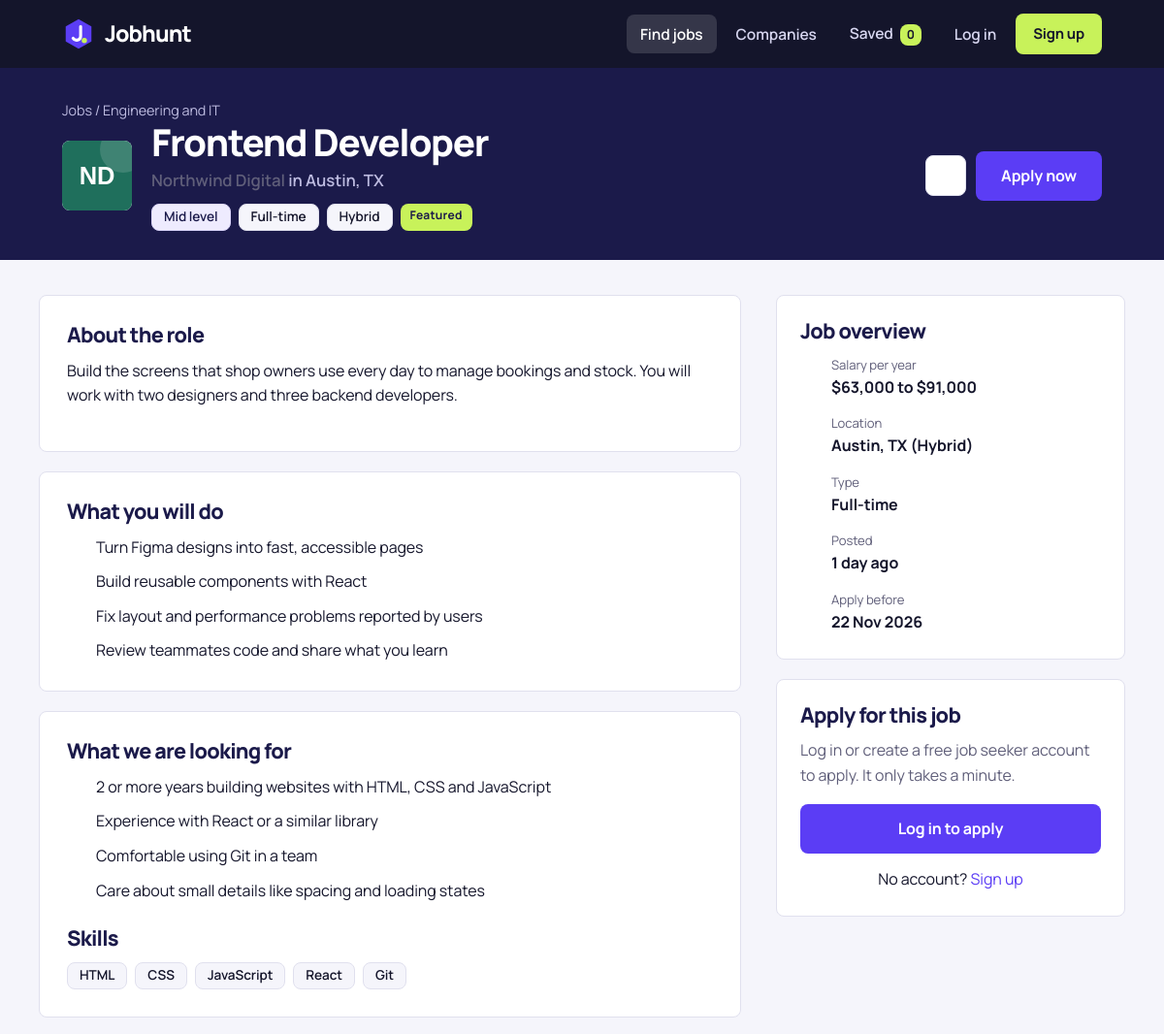
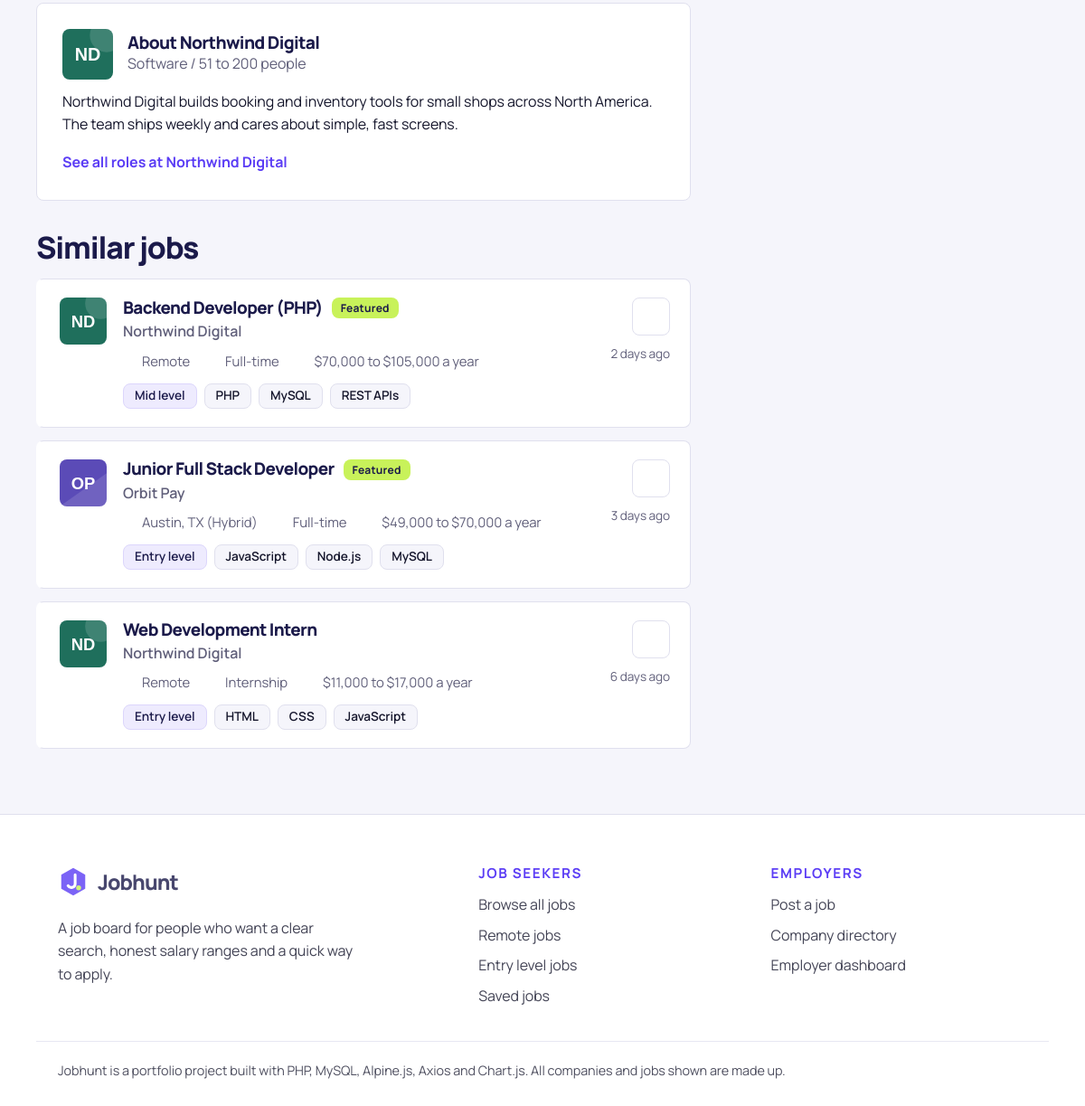
Page /job.php?id=1 on the committed database (2 pictures, top to bottom).
### tables this page shows
CREATE TABLE jobs (
    id INT AUTO_INCREMENT PRIMARY KEY,
    company_id INT NOT NULL,
    category_id INT NOT NULL,
    title VARCHAR(150) NOT NULL,
    location VARCHAR(100) NOT NULL,
    work_mode ENUM('On-site', 'Hybrid', 'Remote') NOT NULL DEFAULT 'On-site',
    job_type ENUM('Full-time', 'Part-time', 'Contract', 'Internship') NOT NULL DEFAULT 'Full-time',
    level ENUM('Entry', 'Mid', 'Senior') NOT NULL DEFAULT 'Entry',
    salary_min INT NOT NULL DEFAULT 0,
    salary_max INT NOT NULL DEFAULT 0,
    summary TEXT NOT NULL,
    responsibilities TEXT NOT NULL,
    requirements TEXT NOT NULL,
    skills VARCHAR(255) NOT NULL DEFAULT '',
    is_featured TINYINT(1) NOT NULL DEFAULT 0,
    deadline DATE,
    posted_at DATETIME DEFAULT CURRENT_TIMESTAMP,
    FOREIGN KEY (company_id) REFERENCES companies(id) ON DELETE CASCADE,
    FOREIGN KEY (category_id) REFERENCES categories(id),
    INDEX idx_posted (posted_at),
    INDEX idx_category (category_id)
);

CREATE TABLE categories (
    id INT AUTO_INCREMENT PRIMARY KEY,
    name VARCHAR(100) NOT NULL,
    slug VARCHAR(60) NOT NULL UNIQUE,
    icon VARCHAR(30) NOT NULL
);

CREATE TABLE companies (
    id INT AUTO_INCREMENT PRIMARY KEY,
    name VARCHAR(150) NOT NULL,
    slug VARCHAR(80) NOT NULL UNIQUE,
    industry VARCHAR(100) NOT NULL,
    location VARCHAR(100) NOT NULL,
    website VARCHAR(200),
    about TEXT,
    size_label VARCHAR(40) NOT NULL DEFAULT '11 to 50 people',
    color VARCHAR(7) NOT NULL DEFAULT '#1F5340',
    shape TINYINT NOT NULL DEFAULT 0
);

### job.php (the view, shortened to what this page needs)
<?php
require __DIR__ . '/config.php';
$id = (int) ($_GET['id'] ?? 0);
$stmt = $pdo->prepare(JOB_SELECT . ' WHERE j.id = ?');
$stmt->execute([$id]);
$job = $stmt->fetch();
$co = $pdo->prepare('SELECT * FROM companies WHERE id = ?');
$co->execute([$job['company_id']]);
$company = $co->fetch();
$similarStmt = $pdo->prepare(JOB_SELECT . ' WHERE j.category_id = ? AND j.id <> ? ORDER BY j.posted_at DESC LIMIT 3');
$similarStmt->execute([$job['category_id'], $job['id']]);
$similar = $similarStmt->fetchAll();
$flash = $_SESSION['apply_flash'] ?? null;
$jobSaved = is_saved((int) $job['id']);
require __DIR__ . '/includes/header.php';
?>
<section class="job-hero page-head">
    <div class="wrap">
        <p class="breadcrumb"><a href="jobs.php">Jobs</a> / <a href="jobs.php?category=<?= e($job['category_slug']) ?>"><?= e($job['category_name']) ?></a></p>
        <div class="job-hero-grid">
            <div class="job-hero-main">
                <?= logo_html($job['company_name'], $job['company_slug'], $job['company_color'], (int) $job['company_shape'], 72) ?>
                <div>
                    <h1><?= e($job['title']) ?></h1>
                    <p class="job-company"><a href="company.php?slug=<?= e($job['company_slug']) ?>"><?= e($job['company_name']) ?></a> in <?= e($job['location']) ?></p>
                    <div class="tag-row">
                        <span class="tag tag-level"><?= e($job['level']) ?> level</span>
                        <span class="tag"><?= e($job['job_type']) ?></span>
                        <span class="tag"><?= e($job['work_mode']) ?></span>
                        <?php if ($job['is_featured']): ?><span class="badge badge-featured">Featured</span><?php endif; ?>
                    </div>
                </div>
            </div>
            <div class="job-hero-actions">
                <button type="button" class="save-btn <?= $jobSaved ? 'is-saved' : '' ?>" data-save="<?= (int) $job['id'] ?>"
                        aria-pressed="<?= $jobSaved ? 'true' : 'false' ?>" aria-label="<?= $jobSaved ? 'Remove from saved jobs' : 'Save this job' ?>">
                    <?= icon('bookmark', 22) ?>
                </button>
                <a href="#apply" class="btn btn-primary">Apply now</a>
            </div>
        </div>
    </div>
</section>
<div class="wrap detail-layout">
    <div>
        <div class="panel">
            <h2>About the role</h2>
            <p><?= nl2br(e($job['summary'])) ?></p>
        </div>
        <div class="panel">
            <h2>What you will do</h2>
            <ul class="check-list">
                <?php foreach (text_lines($job['responsibilities']) as $line): ?>
                    <li><?= icon('check', 18) ?><span><?= e($line) ?></span></li>
                <?php endforeach; ?>
            </ul>
        </div>
        <div class="panel">
            <h2>What we are looking for</h2>
            <ul class="check-list">
                <?php foreach (text_lines($job['requirements']) as $line): ?>
                    <li><?= icon('check', 18) ?><span><?= e($line) ?></span></li>
                <?php endforeach; ?>
            </ul>
            <?php $skills = skill_list($job['skills']); if ($skills): ?>
                <h2 style="margin-top:24px">Skills</h2>
                <div class="tag-row">
                    <?php foreach ($skills as $s): ?><span class="tag"><?= e($s) ?></span><?php endforeach; ?>
                </div>
            <?php endif; ?>
        </div>
        <div class="panel">
            <div class="company-box">
                <?= logo_html($company['name'], $company['slug'], $company['color'], (int) $company['shape'], 56) ?>
                <div>
                    <h3>About <?= e($company['name']) ?></h3>
                    <span class="muted"><?= e($company['industry']) ?> / <?= e($company['size_label']) ?></span>
                </div>
            </div>
            <p><?= e($company['about']) ?></p>
            <a class="link-arrow" href="company.php?slug=<?= e($company['slug']) ?>">See all roles at <?= e($company['name']) ?> <?= icon('arrow', 18) ?></a>
        </div>
        <?php if ($similar): ?>
            <h2 style="margin:32px 0 16px">Similar jobs</h2>
            <div class="job-list">
                <?php foreach ($similar as $job2): $jobBackup = $job; $job = $job2; require __DIR__ . '/includes/job_card.php'; $job = $jobBackup; endforeach; ?>
            </div>
        <?php endif; ?>
    </div>
    <aside class="sidebar">
        <div class="panel">
            <h2>Job overview</h2>
            <ul class="overview">
                <li><?= icon('coins', 20) ?><div><small>Salary per year</small><strong><?= e(salary_text($job['salary_min'], $job['salary_max'])) ?></strong></div></li>
                <li><?= icon('pin', 20) ?><div><small>Location</small><strong><?= e($job['location']) ?><?= $job['location'] === $job['work_mode'] ? '' : ' (' . e($job['work_mode']) . ')' ?></strong></div></li>
                <li><?= icon('briefcase', 20) ?><div><small>Type</small><strong><?= e($job['job_type']) ?></strong></div></li>
                <li><?= icon('clock', 20) ?><div><small>Posted</small><strong><?= e(time_ago($job['posted_at'])) ?></strong></div></li>
                <?php if (!empty($job['deadline'])): ?>
                    <li><?= icon('calendar', 20) ?><div><small>Apply before</small><strong><?= e(date('j M Y', strtotime($job['deadline']))) ?></strong></div></li>
                <?php endif; ?>
            </ul>
        </div>
        <div class="panel apply-panel" id="apply">
            <?php if ($flash && $flash['ok']): ?>
                <div class="success-box">
                    <div class="success-icon"><?= icon('check', 30) ?></div>
                    <h2>Application sent</h2>
                    <p class="muted">Thank you. The team at <?= e($flash['company']) ?> will look at your application.</p>
                </div>
            <?php elseif (is_employer()): ?>
                <h2>Apply for this job</h2>
                <p class="muted">You are logged in as an employer. Log in with a job seeker account to apply.</p>
            <?php elseif (!is_seeker()): ?>
                <h2>Apply for this job</h2>
                <p class="muted">Log in or create a free job seeker account to apply. It only takes a minute.</p>
                <a class="btn btn-primary btn-block" href="login.php?back=<?= urlencode('job.php?id=' . (int) $job['id']) ?>">Log in to apply</a>
                <p style="text-align:center;margin:14px 0 0">No account? <a href="register.php">Sign up</a></p>
            <?php endif; ?>
        </div>
    </aside>
</div>
<?php require __DIR__ . '/includes/footer.php'; ?>

### config.php (shortened to what this page needs)
<?php
function e($value): string {
    return htmlspecialchars((string) $value, ENT_QUOTES, 'UTF-8');
}
function time_ago(string $datetime): string {
    $seconds = time() - strtotime($datetime);
    $d = (int) floor($seconds / 86400);
    if ($d < 30) {
        return $d . ($d === 1 ? ' day ago' : ' days ago');
    }
    return date('j M Y', strtotime($datetime));
}
function salary_text($min, $max): string {
    $min = (int) $min;
    $max = (int) $max;
    return '$' . number_format($min) . ' to $' . number_format($max);
}
function skill_list(string $csv): array {
    $items = array_map('trim', explode(',', $csv));
    return array_values(array_filter($items, fn($s) => $s !== ''));
}
function text_lines(string $text): array {
    $lines = preg_split('/\r\n|\r|\n/', $text);
    return array_values(array_filter(array_map('trim', $lines), fn($l) => $l !== ''));
}
function current_user(): ?array {
    static $user = false;
    if ($user === false) {
        $user = null;
    }
    return $user;
}
function is_seeker(): bool {
    $u = current_user();
    return $u !== null && $u['role'] === 'seeker';
}
function is_employer(): bool {
    $u = current_user();
    return $u !== null && $u['role'] === 'employer';
}
function saved_ids(): array {
    return array_map('intval', array_keys($_SESSION['saved'] ?? []));
}
function is_saved(int $jobId): bool {
    static $cache = null;
    if ($cache === null) {
        $cache = array_flip(saved_ids());
    }
    return isset($cache[$jobId]);
}
function logo_html(string $name, string $slug, string $color, int $shape = 0, int $size = 48, string $base = ''): string {
    $words = preg_split('/\s+/', trim($name));
    $initials = strtoupper(substr($words[0], 0, 1) . (isset($words[1]) ? substr($words[1], 0, 1) : ''));
    $decor = '';
    switch ($shape % 4) {
        case 0:
            $decor = '<circle cx="42" cy="6" r="16" fill="#fff" opacity="0.14"/>';
            break;
        case 1:
            $decor = '<polygon points="0,48 48,14 48,48" fill="#fff" opacity="0.13"/>';
            break;
    }
    return '<svg class="co-logo" width="' . $size . '" height="' . $size . '" viewBox="0 0 48 48" role="img" aria-label="' . e($name) . ' logo">'
        . '<rect width="48" height="48" fill="' . e($color) . '"/>' . $decor
        . '<text x="24" y="30" text-anchor="middle" font-family="Space Grotesk, Arial, sans-serif" font-size="17" font-weight="700" fill="#fff">' . e($initials) . '</text>'
        . '</svg>';
}
function icon(string $name, int $size = 18): string {
    $paths = [
        'search'    => '<circle cx="11" cy="11" r="7"/><path d="M20 20l-3.5-3.5"/>',
        'pin'       => '<path d="M12 21s7-5.6 7-11a7 7 0 10-14 0c0 5.4 7 11 7 11z"/><circle cx="12" cy="10" r="2.5"/>',
        'clock'     => '<circle cx="12" cy="12" r="9"/><path d="M12 7v5l3 2"/>',
        'bookmark'  => '<path d="M6 3h12v18l-6-4-6 4z"/>',
        'briefcase' => '<rect x="3" y="7" width="18" height="13" rx="2"/><path d="M9 7V5a2 2 0 012-2h2a2 2 0 012 2v2M3 13h18"/>',
        'arrow'     => '<path d="M5 12h14M13 6l6 6-6 6"/>',
        'code'      => '<path d="M8 8l-5 4 5 4M16 8l5 4-5 4M14 5l-4 14"/>',
        'pen'       => '<path d="M4 20l1-4L16 5l3 3L8 19zM14 7l3 3"/>',
        'megaphone' => '<path d="M3 10v4h3l9 5V5L6 10zM18 9a4 4 0 010 6"/>',
        'chart'     => '<path d="M4 20V10M10 20V4M16 20v-7M22 20H2"/>',
        'cross'     => '<path d="M10 3h4v7h7v4h-7v7h-4v-7H3v-4h7z"/>',
        'book'      => '<path d="M4 5a2 2 0 012-2h13v16H6a2 2 0 00-2 2zM4 19a2 2 0 012-2h13"/>',
        'headset'   => '<path d="M4 14v-2a8 8 0 0116 0v2M4 14h3v5H5a1 1 0 01-1-1zM20 14h-3v5h2a1 1 0 001-1zM17 19c0 1.5-2 2-5 2"/>',
        'box'       => '<path d="M3 7l9-4 9 4v10l-9 4-9-4zM3 7l9 4 9-4M12 11v10"/>',
        'bag'       => '<path d="M5 8h14l-1 12H6zM9 8V6a3 3 0 016 0v2"/>',
        'check'     => '<path d="M5 12l5 5 9-10"/>',
        'menu'      => '<path d="M4 7h16M4 12h16M4 17h16"/>',
        'x'         => '<path d="M6 6l12 12M18 6L6 18"/>',
        'building'  => '<path d="M4 21V5a1 1 0 011-1h9a1 1 0 011 1v16M15 9h4a1 1 0 011 1v11M8 8h3M8 12h3M8 16h3M3 21h18"/>',
        'globe'     => '<circle cx="12" cy="12" r="9"/><path d="M3 12h18M12 3c3 3 3 15 0 18M12 3c-3 3-3 15 0 18"/>',
        'calendar'  => '<rect x="3" y="5" width="18" height="16" rx="2"/><path d="M3 10h18M8 3v4M16 3v4"/>',
        'coins'     => '<circle cx="9" cy="9" r="6"/><path d="M15 9.5A6 6 0 1111 20M9 7v4"/>',
    ];
    $inner = $paths[$name] ?? '';
    return '<svg class="icon" width="' . $size . '" height="' . $size . '" viewBox="0 0 24 24" fill="none" stroke="currentColor" stroke-width="2" stroke-linecap="round" stroke-linejoin="round" aria-hidden="true">' . $inner . '</svg>';
}

### includes/job_card.php
<?php
$jobSaved = is_saved((int) $job['id']);
$skillsShown = array_slice(skill_list($job['skills']), 0, 3);
?>
<article class="job-card" data-job-id="<?= (int) $job['id'] ?>">
    <a class="job-card-logo" href="company.php?slug=<?= e($job['company_slug']) ?>" tabindex="-1" aria-hidden="true">
        <?= logo_html($job['company_name'], $job['company_slug'], $job['company_color'], (int) $job['company_shape'], 52) ?>
    </a>
    <div class="job-card-body">
        <div class="job-card-top">
            <h3 class="job-title"><a href="job.php?id=<?= (int) $job['id'] ?>"><?= e($job['title']) ?></a></h3>
            <?php if ($job['is_featured']): ?><span class="badge badge-featured">Featured</span><?php endif; ?>
        </div>
        <p class="job-company">
            <a href="company.php?slug=<?= e($job['company_slug']) ?>"><?= e($job['company_name']) ?></a>
        </p>
        <ul class="job-meta">
            <li><?= icon('pin', 15) ?> <?= e($job['location']) ?><?= $job['location'] === $job['work_mode'] ? '' : ' (' . e($job['work_mode']) . ')' ?></li>
            <li><?= icon('briefcase', 15) ?> <?= e($job['job_type']) ?></li>
            <li><?= icon('coins', 15) ?> $<?= number_format((int) $job['salary_min']) ?> to $<?= number_format((int) $job['salary_max']) ?> a year</li>
        </ul>
        <div class="tag-row">
            <span class="tag tag-level"><?= e($job['level']) ?> level</span>
            <?php foreach ($skillsShown as $skill): ?>
                <span class="tag"><?= e($skill) ?></span>
            <?php endforeach; ?>
        </div>
    </div>
    <div class="job-card-side">
        <button type="button" class="save-btn <?= $jobSaved ? 'is-saved' : '' ?>" data-save="<?= (int) $job['id'] ?>"
                aria-pressed="<?= $jobSaved ? 'true' : 'false' ?>" aria-label="<?= $jobSaved ? 'Remove from saved jobs' : 'Save this job' ?>">
            <?= icon('bookmark', 20) ?>
        </button>
        <span class="job-posted"><?= e(time_ago($job['posted_at'])) ?></span>
    </div>
</article>

### rows in the picture
jobs: category.name "Engineering and IT", company.name "ND", title "Frontend Developer", company.name "Northwind Digital", location "Austin, TX", level "Mid", job_type "Full-time", work_mode "Hybrid", summary "Build the screens that shop owners use every day to manage bookings and stock. You will work with two designers and three backend developers.", responsibilities "Turn Figma designs into fast, accessible pages", responsibilities "Build reusable components with React", responsibilities "Fix layout and performance problems reported by users", responsibilities "Review teammates code and share what you learn", requirements "2 or more years building websites with HTML, CSS and JavaScript", requirements "Experience with React or a similar library", requirements "Comfortable using Git in a team", requirements "Care about small details like spacing and loading states", skills "HTML", skills "CSS", skills "JavaScript", skills "React", skills "Git", salary_text($job['salary_min'], $job['salary_max']) "$63,000 to $91,000", posted_at "1 day ago", deadline "22 Nov 2026"
companies: name "ND", name "Northwind Digital", industry "Software", size_label "51 to 200 people", about "Northwind Digital builds booking and inventory tools for small shops across North America. The team ships weekly and cares about simple, fast screens."
jobs: company.name "ND", title "Backend Developer (PHP)", is_featured "Featured", company.name "Northwind Digital", $size 15 (drawn), location "Remote", job_type "Full-time", salary_min "70,000", salary_max "105,000", level "Mid", skill "PHP", skill "MySQL", skill "REST APIs", posted_at "2 days ago"
jobs: company.name "OP", title "Junior Full Stack Developer", is_featured "Featured", company.name "Orbit Pay", $size 15 (drawn), location "Austin, TX", work_mode "Hybrid", job_type "Full-time", salary_min "49,000", salary_max "70,000", level "Entry", skills "JavaScript", skills "Node.js", skills "MySQL", posted_at "3 days ago"
jobs: company.name "ND", title "Web Development Intern", company.name "Northwind Digital", $size 15 (drawn), location "Remote", job_type "Internship", salary_min "11,000", salary_max "17,000", level "Entry", skill "HTML", skill "CSS", skill "JavaScript", posted_at "6 days ago"

### other values in the picture
$savedCount "0"
